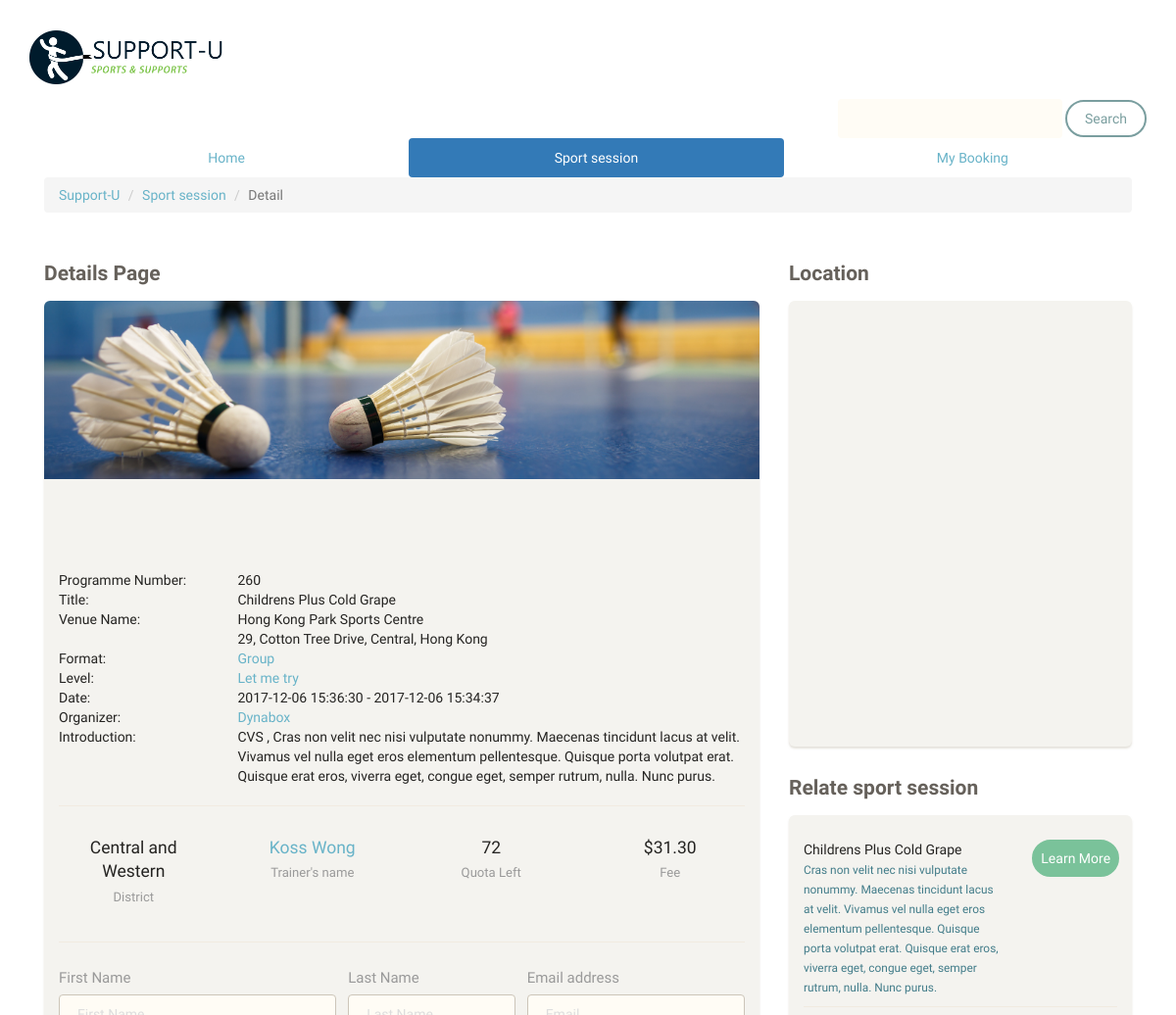
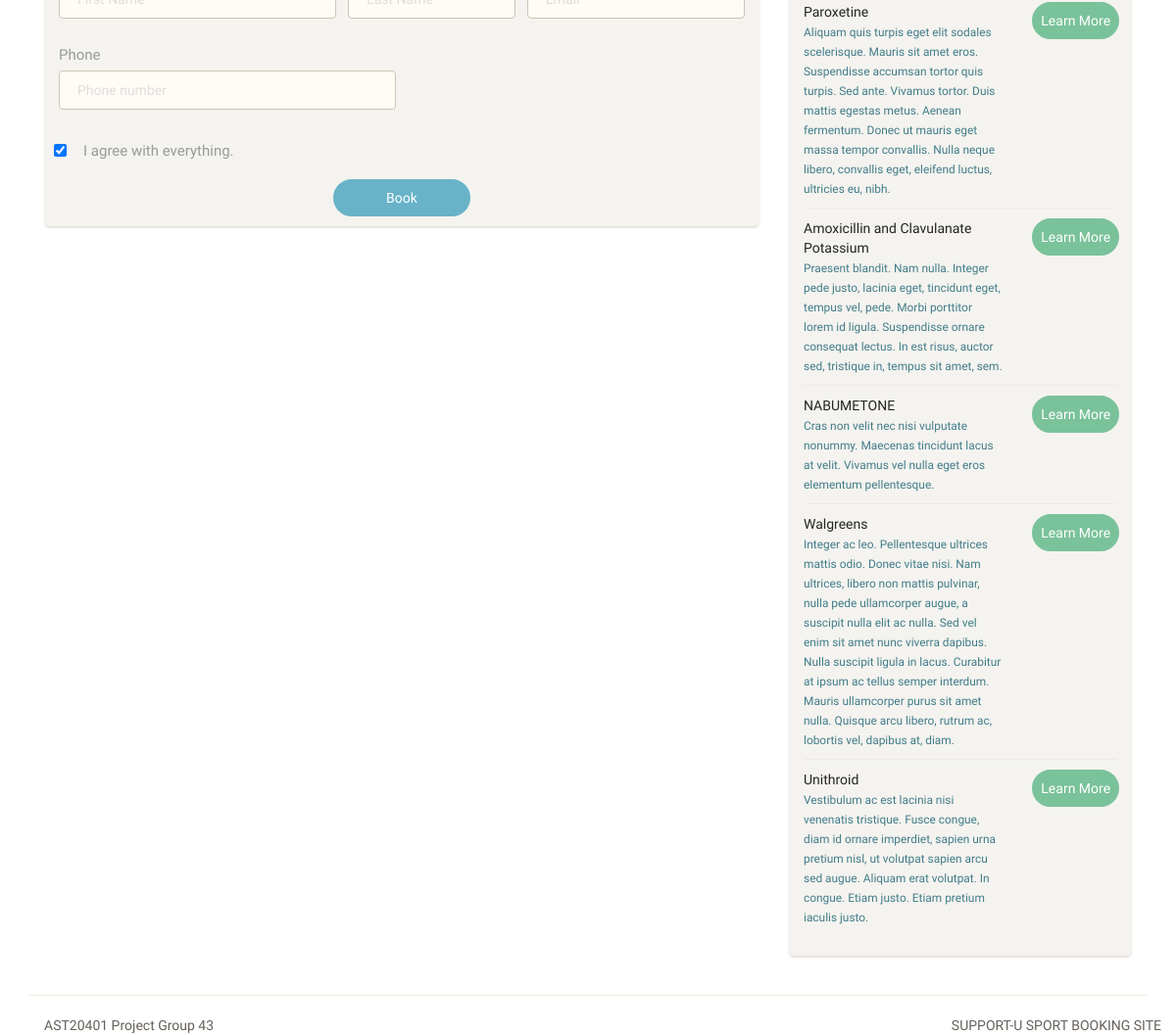
/index.php/session?id=260, run on the app's committed database (2 pictures, top to bottom).
### tables this page shows
CREATE TABLE `sessions` (
  `session_id` int(11) UNSIGNED NOT NULL,
  `title` varchar(255) NOT NULL,
  `photo_url` varchar(2083) DEFAULT NULL,
  `short_description` text,
  `long_description` text,
  `datetime_from` datetime DEFAULT NULL,
  `datetime_to` datetime DEFAULT NULL,
  `tickets` int(11) DEFAULT NULL,
  `price` decimal(10,2) DEFAULT NULL,
  `organizer_id` int(11) UNSIGNED DEFAULT NULL,
  `trainer_id` int(11) UNSIGNED DEFAULT NULL,
  `venue_id` int(11) UNSIGNED DEFAULT NULL,
  `format` set('Personal Training','Group') DEFAULT NULL,
  `level` int(11) NOT NULL
);

CREATE TABLE `venues` (
  `venue_id` int(11) UNSIGNED NOT NULL,
  `venue_name` varchar(255) NOT NULL,
  `venue_address` text NOT NULL,
  `district` varchar(255) NOT NULL
);

CREATE TABLE `session_levels` (
  `level_id` int(11) UNSIGNED NOT NULL,
  `level_name` varchar(255) NOT NULL
);

CREATE TABLE `organizers` (
  `organizer_id` int(11) UNSIGNED NOT NULL,
  `organizer_name` varchar(255) NOT NULL,
  `organizer_phone` int(11) NOT NULL,
  `organizer_email` varchar(255) NOT NULL
);

CREATE TABLE `trainers` (
  `trainer_id` int(11) UNSIGNED NOT NULL,
  `trainer_name` varchar(255) NOT NULL,
  `trainer_intro` varchar(255) NOT NULL
);

### application/controllers/Session.php (called while the page is built, shortened)
<?php
class session extends CI_Controller
{
    public function index()
    {
        $this->load->database();
        $id = isset($_GET["id"]) ? $_GET["id"] : 1;
        $sql_string = "SELECT * FROM sessions s JOIN trainers t ON t.trainer_id = s.trainer_id JOIN venues v ON s.venue_id = v.venue_id JOIN organizers o ON o.organizer_id = s.organizer_id JOIN session_levels l ON l.level_id = s.level WHERE session_id=$id";
        $sql_query = $this->db->query($sql_string)->row();
        $data["row"] = $sql_query;
        $sql_string = "SELECT * FROM relations r JOIN sessions s ON s.session_id = r.session_id WHERE r.related_id=1
UNION
SELECT * FROM relations r JOIN sessions s ON s.session_id = r.related_id WHERE r.session_id=1;";
        $sql_query = $this->db->query($sql_string);
        $data["relate"] = $sql_query;
        $this->load->view('header', $data);
        $this->load->view('navigation', $data);
        $this->load->view('session', $data);
        $this->load->view('footer', $data);
    }
}

### index.php (called while the page is built, shortened)
<?php
require_once BASEPATH.'core/CodeIgniter.php';

### application/views/session.php (the view, shortened to what this page needs)
<div class="content">
    <div class="container-fluid">
        <div class="breadcrumb bs-sidenavx">
            <li><a href="./">Support-U</a></li>
            <li><a href="./search">Sport session</a></li>
            <li class="active">Detail</li>
        </div>
        <div class="row">
            <div class="col-lg-8 col-md-7">
                <div class="header">
                    <h4 class="title">Details Page</h4>
                </div>
                <div class="card">
                    <div class="image">
                        <img src="<?php echo $row->photo_url; ?>"/>
                    </div>
                    <div class="content">
                        <div class="row">
                            <div class="col-md-3">Programme Number:</div>
                            <div class="col-md-9"><?php echo $row->session_id; ?></div>
                            <div class="col-md-3">Title:</div>
                            <div class="col-md-9"><?php echo $row->title; ?></div>
                        </div>
                        <div class="row">
                            <div class="col-md-3">Venue Name:</div>
                            <div class="col-md-9"><?php echo $row->venue_name; ?></div>
                            <div class="col-md-3"></div>
                            <div class="col-md-9"><?php echo $row->venue_address; ?></div>
                            <div class="col-md-3">Format:</div>
                            <div class="col-md-9"><a href="./search?format=<?php echo $row->format; ?>"><?php echo $row->format; ?></a></div>
                            <div class="col-md-3">Level:</div>
                            <div class="col-md-9"><a href="./search?level=<?php echo $row->level; ?>"><?php echo $row->level_name; ?></a></div>
                            <div class="col-md-3">Date: </div>
                            <div class="col-md-9"><?php echo $row->datetime_from; ?> - <?php echo $row->datetime_to; ?></div>
                        </div>
                        <div class="row">
                            <div class="col-md-3">Organizer: </div>
                            <div class="col-md-9"><a href="./search?organizer=<?php echo $row->organizer_id; ?>"><?php echo $row->organizer_name; ?></a></div>
                        </div>
                        <div class="row">
                            <div class="col-md-3">Introduction: </div>
                            <div class="col-md-9"><?php echo $row->long_description; ?>
                                , <?php echo $row->short_description; ?></div>
                        </div>
                        <hr/>
                        <div class="text-center">
                            <div class="row">
                                <div class="col-md-3">
                                    <h5><?php echo $row->district; ?><br/>
                                        <small>District</small>
                                    </h5>
                                </div>
                                <div class="col-md-3">
                                    <h5>
                                        <a href="./search?trainer=<?php echo $row->trainer_id; ?>"><?php echo $row->trainer_name; ?></a><br/>
                                        <small>Trainer's name</small>
                                    </h5>
                                </div>
                                <div class="col-md-3">
                                    <h5><?php echo $row->tickets; ?><br/>
                                        <small>Quota Left</small>
                                    </h5>
                                </div>
                                <div class="col-md-3">
                                    <h5><?php echo ($row->price ? "$$row->price" : "Free"); ?><br/>
                                        <small>Fee</small>
                                    </h5>
                                </div>
                            </div>
                        </div>
                        <hr/>
                        <?php if($row->tickets){ ?>
                        <form action="./booking/submit_booking" method="post">
                            <div class="row">
                                <div class="col-md-5">
                                    <div class="form-group">
                                        <label>First Name</label>
                                        <input type="text" name="first_name" class="form-control border-input"
                                               placeholder="First Name">
                                    </div>
                                </div>
                                <div class="col-md-3">
                                    <div class="form-group">
                                        <label>Last Name</label>
                                        <input type="text" name="last_name" class="form-control border-input"
                                               placeholder="Last Name">
                                    </div>
                                </div>
                                <div class="col-md-4">
                                    <div class="form-group">
                                        <label for="exampleInputEmail1">Email address</label>
                                        <input type="email" name="email" class="form-control border-input"
                                               placeholder="Email">
                                    </div>
                                </div>
                            </div>
                            <div class="row">
                                <div class="col-md-6">
                                    <div class="form-group">
                                        <label>Phone</label>
                                        <input type="number" name="phone" class="form-control border-input"
                                               placeholder="Phone number">
                                    </div>
                                </div>
                                <div class="col-md-6">
                                </div>
                            </div>
                            <div class="row">
                                <div class="checkbox">
                                    <input id="checkbox2" type="checkbox" checked="">
                                    <label for="checkbox2">
                                        I agree with everything.
                                    </label>
                                </div>
                            </div>
                            <div class="text-center">
                                <button type="submit" class="btn btn-info btn-fill btn-wd">Book</button>
                            </div>
                        </form>
                        <?php }else{ ?>
                            <div class="text-center">
                                <button type="submit" class="btn btn-info btn-fill btn-wd" disabled>Full</button>
                            </div>
                        <?php } ?>
                    </div>
                </div>
            </div>
            <div class="col-lg-4 col-md-5">
                <div class="header">
                    <h4 class="title">Location</h4>
                </div>
                <div class="card" style="padding: 0px;">
                    <div class="content" style="padding: 0px;">
                        <iframe src="http://maps.google.com.tw/maps?f=q&amp;hl=zh-TW&amp;geocode=&amp;q=<?php echo $row->venue_address; ?>&amp;z=16&amp;output=embed&amp;t=p"
                                width="100%" height="450" frameborder="0" style="border:0;border-radius: 6px;"
                                allowfullscreen=""></iframe>
                    </div>
                </div>
                <div class="header">
                    <h4 class="title">Relate sport session</h4>
                </div>
                <div class="card">
                    <div class="content">
                        <ul class="list-unstyled team-members">
                            <?php
                            foreach ($relate->result() as $row) {
                                echo '
                            <li>
                                <div class="row">
                                    <div class="col-xs-8">
                                        '.$row->title.'
                                        <br/>
                                        <span class="text-primary"><small>'.$row->short_description.'</small></span>
                                    </div>
                                    <div class="col-xs-4 text-right">
                                        <a href="./session?id='.$row->session_id.'" class="btn btn-success btn-icon btn-fill" role="button">Learn More</a>
                                    </div>
                                </div>
                            </li>
';
                            }
                            ?>
                        </ul>
                    </div>
                </div>
            </div>
        </div>
    </div>
</div>

### css/custom.css (style rules this page uses)
.card { position: relative; margin: .5rem 0 1rem 0; background-color: #fff; -webkit-transition: -webkit-box-shadow .25s; transition: -webkit-box-shadow .25s; transition: box-shadow .25s; transition: box-shadow .25s, -webkit-box-shadow .25s; border-radius: 8px; }
.card :after { background: linear-gradient(to top, rgba(0, 0, 0, 0.7) 0%, rgba(0, 0, 0, 0.3) 70%, rgba(0, 0, 0, 0) 100%); }

### application/views/header.php (style rules this page uses)
.card { background-color: #f4f3ef; }

### data on the page
sessions: photo_url (picture), session_id "260", title "Childrens Plus Cold Grape", venue.venue_name "Hong Kong Park Sports Centre", venue.venue_address "29, Cotton Tree Drive, Central, Hong Kong", format "Group", session_levels.level_name "Let me try", datetime_from "2017-12-06 15:36:30", datetime_to "2017-12-06 15:34:37", organizer.organizer_name "Dynabox", long_description "CVS", short_description "Cras non velit nec nisi vulputate nonummy. Maecenas tincidunt lacus at velit. Vivamus vel nulla eget eros elementum pellentesque. Quisque porta volutpat erat. Quisque erat eros, viverra eget, congue eget, semper rutrum, nulla. Nunc purus.", venue.district "Central and Western", trainer.trainer_name "Koss Wong", tickets "72", price "31.30"

### other printed values
$row->title "Childrens Plus Cold Grape"
$row->title "Paroxetine"
$row->title "Amoxicillin and Clavulanate Potassium"
$row->title "NABUMETONE"
$row->short_description "Cras non velit nec nisi vulputate nonummy. Maecenas tincidunt lacus at velit. Vivamus vel nulla eget eros elementum pellentesque."
$row->title "Walgreens"
$row->title "Unithroid"
